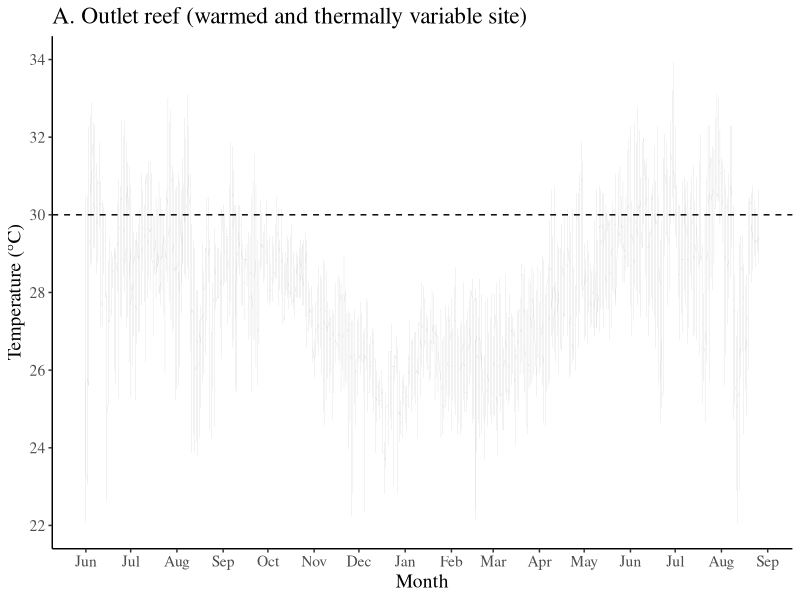
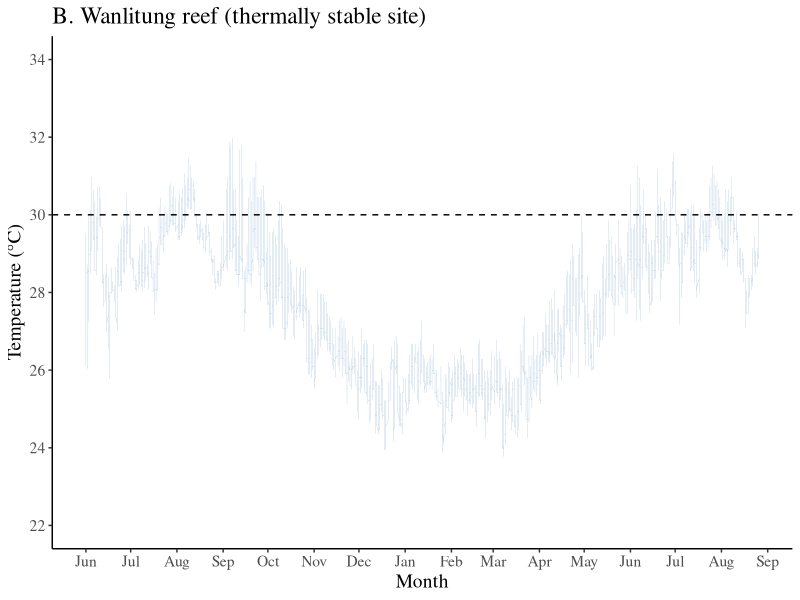
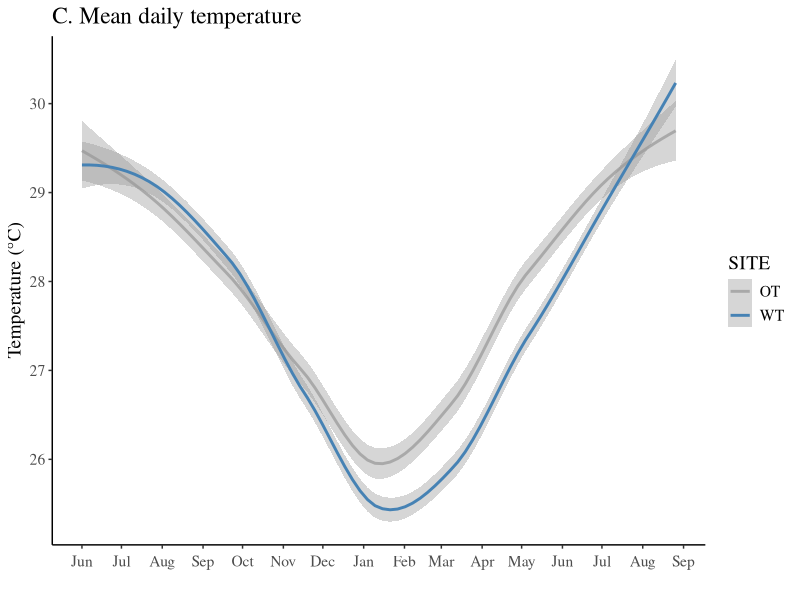
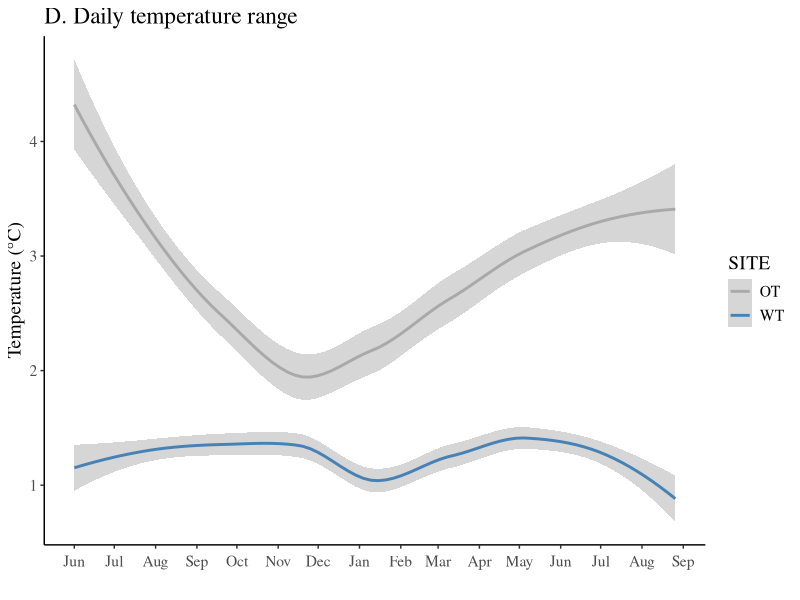
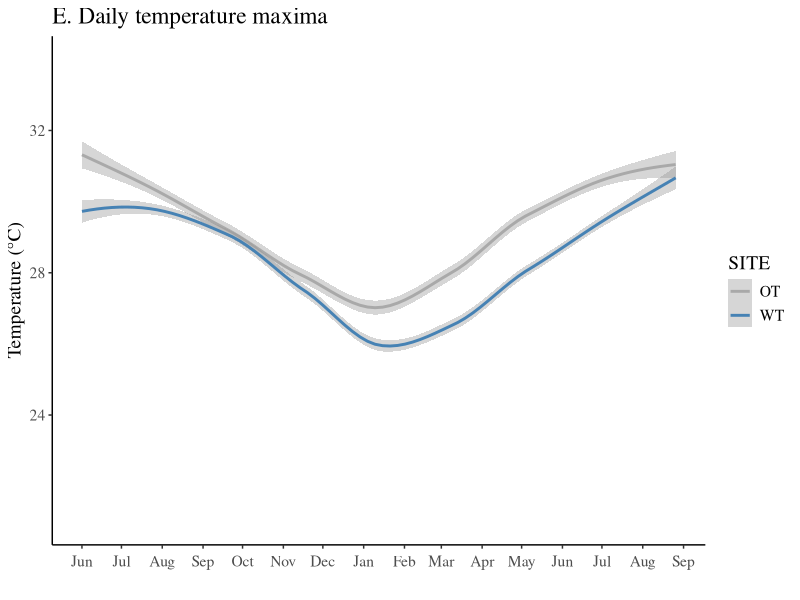
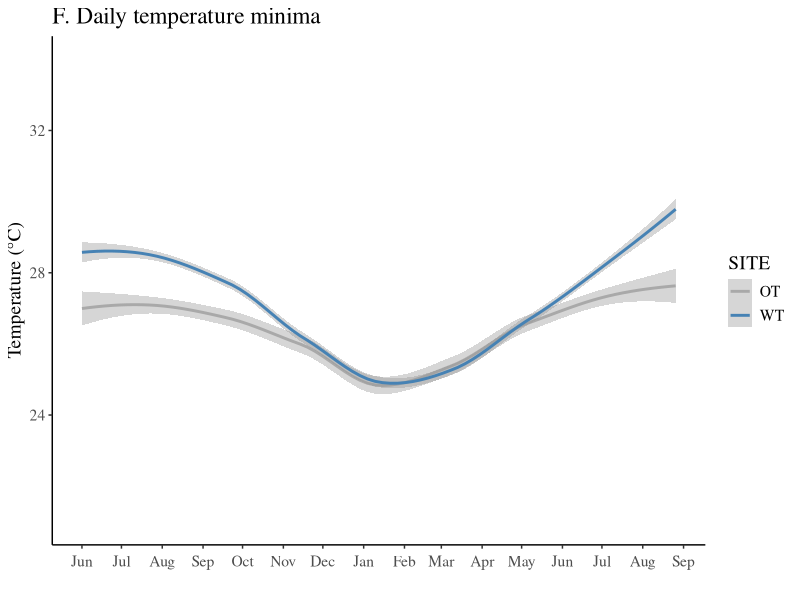
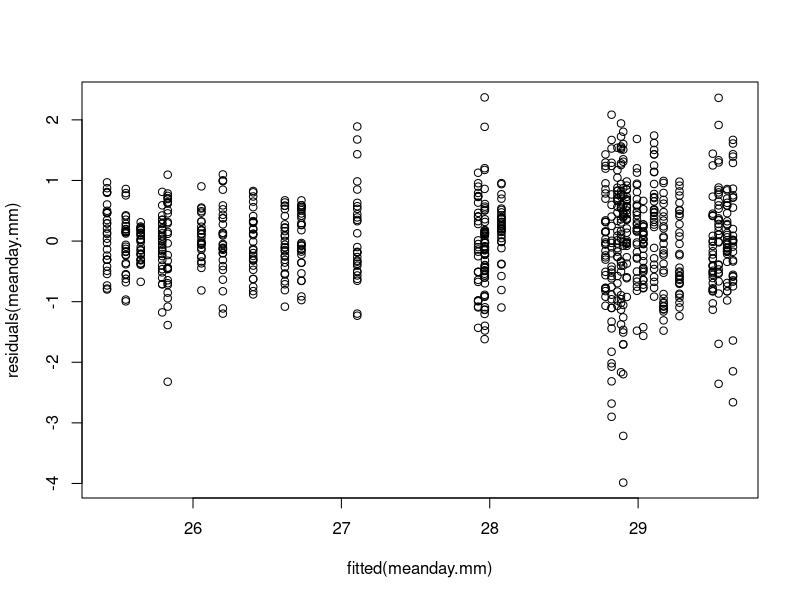
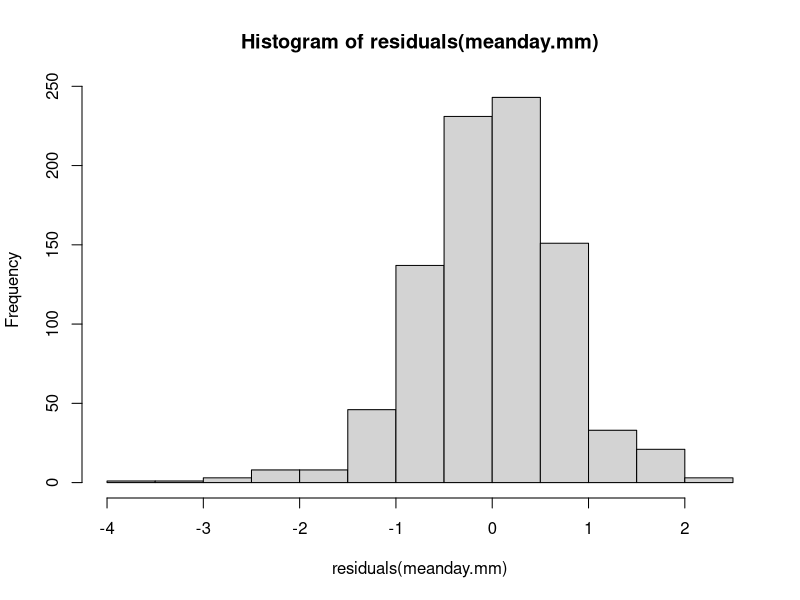

The R script that drew these images, in order:
#_________________________________________________________________________________________#
#Peer J manuscript submission

#"Baseline dynamics of Symbiodiniaceae genera and photochemical 
#efficiency in corals from reefs with different thermal histories"

#McRae et al. 
#submitted November 2022
#revised March 2023

#Contact information: 
#Dr. Crystal J. McRae 
#crystal.j.mcrae@gmail.com


#Species abbreviations:
#PA = Pocillopora acuta
#AN = Acropora nana
#PL = Porites lutea

#Site abbreviations:
#WT = Wanlitung reef
#OT = Outlet reef
#_________________________________________________________________________________________#


#clear workspace
rm(list = ls())


####___________####

####<TEMPERATURE>####

####1) Libraries####

library(tidyverse)
library(lubridate)
library(lme4)
library(lmerTest)
library(emmeans)
library(car)

####2) Data####

raw_temp <- read_csv("TEMP.csv")


#class check & organize the data

#Separate month, day, hour, and minute
TEMPDATA <-
  raw_temp %>%
  mutate(Date_Time = mdy_hm(raw_temp$DATETIME)) %>% 
  mutate(year= year(Date_Time), 
         month = month(Date_Time),
         day = day(Date_Time), 
         hour = hour(Date_Time), 
         minute = minute(Date_Time))

#Define seasons
DATA <-
  TEMPDATA%>%
  mutate(month_conversion = ifelse(year== 2018, -5, 7))%>%
  mutate(MONTHID = month + month_conversion)%>%
  mutate(
    season = case_when(
      MONTHID %in% 10:12 ~ "spring",
      MONTHID %in%  4:6  ~ "fall",
      MONTHID %in%  7:9  ~ "winter",
      MONTHID %in%  13:15  ~ "ssummer",
      TRUE ~ "summer"))


#create separate date column for plotting
DATA <- tidyr::separate(DATA, 'DATETIME',
                        into = c('date', 'time'),
                        sep= ' ')


DATA$date <- as.Date (DATA$date,"%m/%d/%Y")
DATA$SITE <- as.factor (DATA$SITE)
DATA$month <- as.integer (DATA$month)
DATA$MONTHID <- as.integer (DATA$MONTHID)
DATA$season <- as.factor (DATA$season)

str(DATA)
summary(DATA)
head(DATA)


#Monthly summaries

month_sum <-
  DATA%>%
  group_by(month, SITE, year)%>%
  summarise(TEMP_mean = mean(TEMP), TEMP_sd =sd(TEMP))

month_var <-
  DATA%>%
  group_by(month, SITE, year)%>%
  summarise(TEMP_max = max(TEMP), TEMP_min =min(TEMP))


#Daily summaries

day_sum <-
  DATA%>%
  group_by(date, SITE, month, year, season, MONTHID)%>%
  summarise(TEMP_mean = mean(TEMP), TEMP_sd =sd(TEMP), TEMP_max=max(TEMP), TEMP_min = min(TEMP))%>%
  mutate(day_range = TEMP_max - TEMP_min)

#Average of daily values
day_sum_short<-
  day_sum%>%
  group_by(month, year, SITE, season, MONTHID)%>%
  summarise(day_range = mean(day_range), meanday_max =mean (TEMP_max), meanday_min = mean(TEMP_min), meanday = mean(TEMP_mean), meanday_sd = mean(TEMP_sd))




####3) Plots####

#first make subsets for each site

OT_TEMP <-
  DATA%>%
  filter(SITE =="OT")

head(OT_TEMP)
tail(OT_TEMP)

WT_TEMP <-
  DATA%>%
  filter(SITE =="WT")

head(WT_TEMP)
tail(WT_TEMP)



####*Outlet_10min data####

OT_plot <- ggplot(data=OT_TEMP, 
                  aes(x=date, y=TEMP)) +
  geom_line(size=0.05, colour='darkgrey')+
  theme_classic()+
  theme(text=element_text(size=14,  family="serif"))+
  geom_hline(yintercept=30, linetype="dashed", 
             color = "black", size=0.5)+
  scale_x_date(date_labels="%b",date_breaks  ="1 month")+
  scale_y_continuous(limits=c(22, 34), breaks=c(22, 24, 26, 28, 30, 32, 34))+
  labs(title="A. Outlet reef (warmed and thermally variable site)", y="Temperature (°C)", x="Month")

OT_plot 


####*Wanlitung_10min data####

WT_plot <- ggplot(data=WT_TEMP, 
                  aes(x=date, y=TEMP)) +
  geom_line(size=0.05, colour='steelblue')+
  theme_classic()+
  theme(text=element_text(size=14,  family="serif"))+
  geom_hline(yintercept=30, linetype="dashed", 
             color = "black", size=0.5)+
  scale_x_date(date_labels="%b",date_breaks  ="1 month")+
  scale_y_continuous(limits=c(22, 34), breaks=c(22, 24, 26, 28, 30, 32, 34))+
  labs(title="B. Wanlitung reef (thermally stable site)", y="Temperature (°C)", x="Month")

WT_plot 


####*daily mean####
daymean_plot <- 
  ggplot(data=day_sum, aes(x=date, y=TEMP_mean, colour=SITE)) +
  geom_smooth()+
  theme_bw()+
  scale_color_manual(values=c("darkgrey", "steelblue")) + theme_classic()+
  theme(axis.text.x = element_text(angle=0, margin = margin(t=5, r=50)))+
  scale_x_date(date_labels="%b",date_breaks  ="1 month")+
  labs(title="C. Mean daily temperature", y="Temperature (°C)", x="")+
  theme(text=element_text(size=14,  family="serif"))

daymean_plot

#####*daily range####

daymean_range_plot <- 
  ggplot(data=day_sum, aes(x=date, y=day_range, colour=SITE)) +
  geom_smooth()+
  theme_bw()+
  scale_color_manual(values=c("darkgrey", "steelblue")) + theme_classic()+
  theme(axis.text.x = element_text(angle=0, margin = margin(t=5, r=50)))+
  scale_x_date(date_labels="%b",date_breaks  ="1 month")+
  labs(title="D. Daily temperature range", y="Temperature (°C)", x="")+
  theme(text=element_text(size=14,  family="serif"))

daymean_range_plot

#####*mean daily_max####
daymean_max_plot <- 
  ggplot(data=day_sum, aes(x=date, y=TEMP_max, colour=SITE)) +
  geom_smooth()+
  theme_bw()+
  scale_y_continuous(limits=c(21, 34), breaks=c(24, 28, 32))+
  scale_color_manual(values=c("darkgrey", "steelblue")) + theme_classic()+
  theme(axis.text.x = element_text(angle=0, margin = margin(t=5, r=50)))+
  scale_x_date(date_labels="%b",date_breaks  ="1 month")+
  labs(title="E. Daily temperature maxima", y="Temperature (°C)", x="")+
  theme(text=element_text(size=14,  family="serif"))

daymean_max_plot



####*mean daily_min####
daymean_min_plot <- 
  ggplot(data=day_sum, aes(x=date, y=TEMP_min, colour=SITE)) +
  geom_smooth()+
  theme_bw()+
  scale_y_continuous(limits=c(21, 34), breaks=c(24, 28, 32))+
  scale_color_manual(values=c("darkgrey", "steelblue")) + theme_classic()+
  theme(axis.text.x = element_text(angle=0, margin = margin(t=5, r=50)))+
  scale_x_date(date_labels="%b",date_breaks  ="1 month")+
  labs(title="F. Daily temperature minima", y="Temperature (°C)", x="")+
  theme(text=element_text(size=14,  family="serif"))

daymean_min_plot


####4) Analysis####

####*site: mean sd####

#OT
OT.meansd<-
  OT_TEMP%>%
  summarise(mean.ot = mean(TEMP), sd.ot = sd(TEMP))

OT.meansd

#WT
WT.meansd<-
  WT_TEMP%>%
  summarise(mean.wt = mean(TEMP), sd.wt = sd(TEMP))

WT.meansd


####*daily mean mixed model####

meanday.mm <- 
  lmer(TEMP_mean~SITE*season + (1|MONTHID), data=day_sum)

summary(meanday.mm)


#check assumptions
plot(fitted(meanday.mm),residuals(meanday.mm))
hist(residuals(meanday.mm ))
qqnorm(residuals(meanday.mm ))
vif(meanday.mm)


#ACF 
acf(residuals(meanday.mm))


#posthoc
emmeans(meanday.mm, pairwise~SITE*season)


####*daily mean linear model####
#just to take a look at ACF if month is not used as a random effect

my_lm <- 
  lm(TEMP_mean~SITE*season, data=day_sum)

summary(my_lm)


#check assumptions
plot(fitted(my_lm),residuals(my_lm))
hist(residuals(my_lm))
qqnorm(residuals(meanday.mm ))
vif(my_lm)

#ACF 
acf(residuals(my_lm))



####*daily range mixed model####

dayrange.mm <- 
  lmer(day_range~SITE*season + (1|MONTHID), data=day_sum)

summary(dayrange.mm)

#check assumptions
plot(fitted(dayrange.mm),residuals(dayrange.mm))
hist(residuals(dayrange.mm))
qqnorm(residuals(dayrange.mm))
vif(dayrange.mm)

#ACF 
acf(residuals(dayrange.mm))


#posthoc
emmeans(dayrange.mm, pairwise~SITE*season)


####*daily max mixed model####

daymax.mm <- 
  lmer(TEMP_max~SITE*season + (1|MONTHID), data=day_sum)

summary(daymax.mm)

#check assumptions
plot(fitted(daymax.mm),residuals(daymax.mm))
hist(residuals(daymax.mm))
qqnorm(residuals(daymax.mm))
vif(daymax.mm)

#ACF 
acf(residuals(daymax.mm))


#posthoc
emmeans(daymax.mm, pairwise~SITE*season)


####*daily min mixed model####

daymin <- 
  lmer(TEMP_min~SITE*season + (1|MONTHID), data=day_sum)

summary(daymin)


#check assumptions
plot(fitted(daymin),residuals(daymin))
hist(residuals(daymin))
qqnorm(residuals(daymin))
vif(daymin)

#ACF 
acf(residuals(daymin))


#posthoc
emmeans(daymin, pairwise~SITE*season)


####___________####

####<NUTRIENTS>#####

####1) Libraries####

library(tidyverse)
library(car)

####2) Data####

NUT_data <- read_csv("NUT.csv")

#class check
NUT_data$Date <- as.Date(NUT_data$Date)
NUT_data$Site <- as.factor(NUT_data$Site)

summary(NUT_data)
head(NUT_data)

#WT subset

NUT_WT <-
  NUT_data%>%
  filter(Site =='WT')


#OT subset

NUT_OT <-
  NUT_data%>%
  filter(Site =='OT')


####3) Plots####

boxplot(BOD5~Site, data=NUT_data)
boxplot(NO3N~Site, data=NUT_data)
boxplot(NO2N~Site, data=NUT_data)
boxplot(NH3N~Site, data=NUT_data)
boxplot(PO4P~Site, data=NUT_data)


####4) Analysis####

####*B0D5####

#test for normality
hist(NUT_OT$BOD5)
shapiro.test(NUT_OT$BOD5)


hist(NUT_WT$BOD5)
shapiro.test(NUT_WT$BOD5)


#test for equal variance
leveneTest(BOD5~Site, data=NUT_data)

#test for difference between sites
wilcox.test(BOD5~Site, data=NUT_data)



####*NO2####


#test for normality
hist(NUT_OT$NO2N)
shapiro.test(NUT_OT$NO2N)


hist(NUT_WT$NO2N)
shapiro.test(NUT_WT$NO2N)

#test for equal variance
leveneTest(NO2N~Site, data=NUT_data)

#test for difference between sites
wilcox.test(NO2N~Site, data=NUT_data)



####*NO3####


#test for normality
hist(NUT_OT$NO3N)
shapiro.test(NUT_OT$NO3N)


hist(NUT_WT$NO3N)
shapiro.test(NUT_WT$NO3N)

#test for equal variance
leveneTest(NO3N~Site, data=NUT_data)

#test for difference between sites
t.test(NO3N~Site, data=NUT_data, var.equal=TRUE)



####*NH3####


#test for normality
hist(NUT_OT$NH3N)
shapiro.test(NUT_OT$NH3N)


hist(NUT_WT$NH3N)
shapiro.test(NUT_WT$NH3N)

#test for equal variance
leveneTest(NH3N~Site, data=NUT_data)


#test for difference between sites
wilcox.test(NH3N~Site, data=NUT_data)


####*PO4####


#test for normality
hist(NUT_OT$PO4P)
shapiro.test(NUT_OT$PO4P)


hist(NUT_WT$PO4P)
shapiro.test(NUT_WT$PO4P)

#test for equal variance
leveneTest(PO4P~Site, data=NUT_data)

#test for difference between sites
wilcox.test(PO4P~Site, data=NUT_data)


#Mean and sd
NUT_summary <-
  NUT_data%>%
  group_by(Site)%>%
  summarise(BOD5.mean = mean(BOD5), BOD5.sd = sd(BOD5), 
            NO2N.mean = mean(NO2N), NO2N.sd = sd(NO2N), 
            NO3N.mean = mean(NO3N), NO3N.sd = sd(NO3N),
            NH3N.mean = mean(NH3N), NH3N.sd = sd(NH3N),
            PO4P.mean = mean(PO4P), PO4P.sd = sd(PO4P))

NUT_summary


####___________####

####<FV/FM>####

####1) Libraries####

library(tidyverse)
library(lme4)
library(lmerTest)
library(emmeans)
library(car)


####2) Data####

#All species and sites
FVFM_ALL <- read_csv("FVFM.ALL.csv")

#PA subset
FVFM_PA <-
  FVFM_ALL%>%
  filter(SPECIES =='PA')

#AN subset
FVFM_AN <-
  FVFM_ALL%>%
  filter(SPECIES =='AN')

#PL subset
FVFM_PL <-
  FVFM_ALL%>%
  filter(SPECIES =='PL')


#all class check

#FVFM_ALL
FVFM_ALL$COL.ID <- as.factor (FVFM_ALL$COL.ID)
FVFM_ALL$SEASON <- as.factor (FVFM_ALL$SEASON)
FVFM_ALL$SITE <- as.factor (FVFM_ALL$SITE) 
FVFM_ALL$SUBSET <- as.factor (FVFM_ALL$SUBSET)
FVFM_ALL$FVFM<- as.numeric (FVFM_ALL$FVFM)
FVFM_ALL$SPECIES <-as.factor(FVFM_ALL$SPECIES)

summary(FVFM_ALL)
str(FVFM_ALL)
head(FVFM_ALL)


#subset class checks

#FVFM_PA
FVFM_PA$COL.ID <- as.factor (FVFM_PA$COL.ID)
FVFM_PA$SEASON <- as.factor (FVFM_PA$SEASON)
FVFM_PA$SITE <- as.factor (FVFM_PA$SITE) 
FVFM_PA$SUBSET <- as.factor (FVFM_PA$SUBSET)
FVFM_PA$FVFM<- as.numeric (FVFM_PA$FVFM)
FVFM_PA$SPECIES <-as.factor(FVFM_PA$SPECIES)

summary(FVFM_PA)
str(FVFM_PA)
head(FVFM_PA)


#FVFM_AN
FVFM_AN$COL.ID <- as.factor (FVFM_AN$COL.ID)
FVFM_AN$SEASON <- as.factor (FVFM_AN$SEASON)
FVFM_AN$SITE <- as.factor (FVFM_AN$SITE) 
FVFM_AN$SUBSET <- as.factor (FVFM_AN$SUBSET)
FVFM_AN$FVFM<- as.numeric (FVFM_AN$FVFM)
FVFM_AN$SPECIES <-as.factor(FVFM_AN$SPECIES)

summary(FVFM_AN)
str(FVFM_AN)
head(FVFM_AN)


#FVFM_PL
FVFM_PL$COL.ID <- as.factor (FVFM_PL$COL.ID)
FVFM_PL$SEASON <- as.factor (FVFM_PL$SEASON)
FVFM_PL$SITE <- as.factor (FVFM_PL$SITE) 
FVFM_PL$SUBSET <- as.factor (FVFM_PL$SUBSET)
FVFM_PL$FVFM<- as.numeric (FVFM_PL$FVFM)
FVFM_PL$SPECIES <-as.factor(FVFM_PL$SPECIES)

summary(FVFM_PL)
str(FVFM_PL)
head(FVFM_PL)



####3) Plots####

PA_plot<-
  ggplot(data=FVFM_PA, aes(x=SEASON, y=FVFM, fill=SITE)) + 
  geom_boxplot(outlier.shape = NA) + 
  geom_point(aes(group = SITE, fill=SITE), 
             position = position_jitterdodge(jitter.width = 0.15, dodge.width = 0.75), 
             size=1.5) +
  scale_shape_manual(values = c(1, 16)) +
  scale_y_continuous(limits=c(0.4, 0.85), breaks=c(.4, .45,.5,.55, .6,.65, .7,.75, .8, .85))+
  scale_fill_manual(breaks = c("Outlet", "Wanlitung"), 
                    values=c("snow4", "steelblue")) + theme_classic()+
  labs(y = "Maximum quantum yeild (Fv/Fm)", x="Season", title="PA")+
  theme(text=element_text(size=14,  family="serif"))

PA_plot + theme(legend.position = "none")


AN_plot<-
  ggplot(data=FVFM_AN, aes(x=SEASON, y=FVFM, fill=SITE)) + 
  geom_boxplot(outlier.shape = NA) + 
  geom_point(aes(group = SITE, fill=SITE), 
             position = position_jitterdodge(jitter.width = 0.15, dodge.width = 0.75), 
             size=1.5) +
  scale_shape_manual(values = c(1, 16)) +
  scale_y_continuous(limits=c(0.4, 0.85), breaks=c(.4, .45,.5,.55, .6,.65, .7,.75, .8, .85))+
  scale_fill_manual(breaks = c("Outlet", "Wanlitung"), 
                    values=c("snow4", "steelblue")) + theme_classic()+
  labs(y = "Maximum quantum yeild (Fv/Fm)", x="Season", title="AN")+
  theme(text=element_text(size=14,  family="serif"))

AN_plot + theme(legend.position = "none")


PL_plot<-
  ggplot(data=FVFM_PL, aes(x=SEASON, y=FVFM, fill=SITE)) + 
  geom_boxplot(outlier.shape = NA) + 
  geom_point(aes(group = SITE, fill=SITE), 
             position = position_jitterdodge(jitter.width = 0.15, dodge.width = 0.75), 
             size=1.5) +
  scale_shape_manual(values = c(1, 16)) +
  scale_y_continuous(limits=c(0.4, 0.85), breaks=c(.4, .45,.5,.55, .6,.65, .7,.75, .8, .85))+
  scale_fill_manual(breaks = c("Outlet", "Wanlitung"), 
                    values=c("snow4", "steelblue")) + theme_classic()+
  labs(y = "Maximum quantum yeild (Fv/Fm)", x="Season", title="PL")+
  theme(text=element_text(size=14,  family="serif"))

PL_plot + theme(legend.position = "none")




####4) Analysis####


#mixed model
ALL.FVFMint <- lmer(FVFM ~ SITE * SEASON * SPECIES + (1|COL.ID), data=FVFM_ALL)
summary(ALL.FVFMint)

#check assumptions
plot(fitted(ALL.FVFMint),residuals(ALL.FVFMint))
hist(residuals(ALL.FVFMint))
qqnorm(residuals(ALL.FVFMint))
vif(ALL.FVFMint)


#post hoc

#comparing site differences for each species across seasons
FVFM_posthoc1 <- emmeans(ALL.FVFMint, pairwise~SITE | SPECIES | SEASON)
FVFM_posthoc1

#comparing species differences for each site across seasons
FVFM_posthoc2 <- emmeans(ALL.FVFMint, pairwise~SPECIES | SEASON | SITE)
FVFM_posthoc2

#comparing seasonal differences for each site across seasons
FVFM_posthoc3 <- emmeans(ALL.FVFMint, pairwise~ SEASON | SPECIES | SITE)
FVFM_posthoc3



####___________####

####<SYM_qPCR>####


####1) Libraries####

library(tidyverse)

####2) Data####

#OT PA
OT_PA_long <- read_csv("OT_PA_long.csv")

summary(OT_PA_long)

OT_PA_long$season <- as.factor(OT_PA_long$season)
OT_PA_long$genus <- as.factor(OT_PA_long$genus)
OT_PA_long$colony_id <- as.factor(OT_PA_long$colony_id)
OT_PA_long$line_group <- as.factor(OT_PA_long$line_group)

summary(OT_PA_long)
head(OT_PA_long)

#WT PA
WT_PA_long <- read_csv("WT_PA_long.csv")

summary(WT_PA_long)

WT_PA_long$season <- as.factor(WT_PA_long$season)
WT_PA_long$genus <- as.factor(WT_PA_long$genus)
WT_PA_long$colony_id <- as.factor(WT_PA_long$colony_id)
WT_PA_long$line_group <- as.factor(WT_PA_long$line_group)

summary(WT_PA_long)
head(WT_PA_long)


#OT AN
OT_AN_long <- read_csv("OT_AN_long.csv")

summary(OT_AN_long)

OT_AN_long$season <- as.factor(OT_AN_long$season)
OT_AN_long$genus <- as.factor(OT_AN_long$genus)
OT_AN_long$colony_id <- as.factor(OT_AN_long$colony_id)
OT_AN_long$line_group <- as.factor(OT_AN_long$line_group)

summary(OT_AN_long)
head(OT_AN_long)


#WT AN
WT_AN_long <- read_csv("WT_AN_long.csv")

summary(WT_AN_long)

WT_AN_long$season <- as.factor(WT_AN_long$season)
WT_AN_long$genus <- as.factor(WT_AN_long$genus)
WT_AN_long$colony_id <- as.factor(WT_AN_long$colony_id)
WT_AN_long$line_group <- as.factor(WT_AN_long$line_group)

summary(WT_AN_long)
head(WT_AN_long)


#OT PL
OT_PL_long <- read_csv("OT_PL_long.csv")

summary(OT_PL_long)

OT_PL_long$season <- as.factor(OT_PL_long$season)
OT_PL_long$genus <- as.factor(OT_PL_long$genus)
OT_PL_long$colony_id <- as.factor(OT_PL_long$colony_id)
OT_PL_long$line_group <- as.factor(OT_PL_long$line_group)

summary(OT_PL_long)
head(OT_PL_long)


#WT PL
WT_PL_long <- read_csv("WT_PL_long.csv")

summary(WT_PL_long)

WT_PL_long$season <- as.factor(WT_PL_long$season)
WT_PL_long$genus <- as.factor(WT_PL_long$genus)
WT_PL_long$colony_id <- as.factor(WT_PL_long$colony_id)
WT_PL_long$line_group <- as.factor(WT_PL_long$line_group)

summary(WT_PL_long)
head(WT_PL_long)


####3) Plots####

#OT PA

#set orders
OT_PA_long$season <- factor(OT_PA_long$season , levels=c("Summer", "Fall", "Winter", "Spring"))
OT_PA_long$colony_id <- factor(OT_PA_long$colony_id, levels=c("OT_PA1", "OT_PA2", "OT_PA5", "OT_PA9", "OT_PA10"))

OT_PA.plot <-
  ggplot(data=OT_PA_long, aes(x=cycle, y=value, group=line_group, colour=genus)) +
  geom_line(linewidth = 0.6)+
  geom_point(aes(shape=colony_id, color=genus), size = 1.5)+
  scale_shape_manual(values=c(15, 16, 17, 18, 3))+
  scale_x_continuous(limits=c(0, 35), breaks=c(0, 5, 10, 15, 20, 25, 30, 35))+
  scale_y_continuous(limits=c(-12000, 820000), breaks=c(0, 200000, 400000, 600000, 800000), labels=function(x) format(x, big.mark = ",", scientific = FALSE))+
  scale_color_manual(values=c("orange2", "black")) + theme_bw()+
  labs(title="A.", y="Delta Rn", x="cycle")+
  theme(text=element_text(size=16,  family="serif"))

OT_PA.plot + facet_wrap(~season) 
OT_PA.plot + facet_wrap(~season) + theme(legend.position = "none")



#WT PA

#set orders
WT_PA_long$season <- factor(WT_PA_long$season , levels=c("Summer", "Fall", "Winter", "Spring"))
WT_PA_long$colony_id <- factor(WT_PA_long$colony_id, levels=c("WT_PA3", "WT_PA7"))

WT_PA.plot <-
  ggplot(data=WT_PA_long, aes(x=cycle, y=value, group=line_group, colour=genus)) +
  geom_line(size = 0.6)+
  geom_point(aes(shape=colony_id, color=genus), size = 1.5)+
  scale_shape_manual(values=c(15, 16))+
  scale_x_continuous(limits=c(0, 35), breaks=c(0, 5, 10, 15, 20, 25, 30, 35))+
  scale_y_continuous(limits=c(-12000, 820000), breaks=c(0, 200000, 400000, 600000, 800000), labels=function(x) format(x, big.mark = ",", scientific = FALSE))+
  scale_color_manual(values=c("orange2", "black")) + theme_bw()+
  labs(title="B.", y="Delta Rn", x="cycle")+
  theme(text=element_text(size=16,  family="serif"))

WT_PA.plot + facet_wrap(~season) 
WT_PA.plot + facet_wrap(~season) + theme(legend.position = "none")


#OT AN

#set orders
OT_AN_long$season <- factor(OT_AN_long$season , levels=c("Summer", "Fall", "Winter", "Spring"))
OT_AN_long$colony_id <- factor(OT_AN_long$colony_id, levels=c("OT_AN5", "OT_AN8", "OT_AN9", "OT_AN10", "OT_AN12", "OT_AN13"))

OT_AN.plot <-
  ggplot(data=OT_AN_long, aes(x=cycle, y=value, group=line_group, colour=genus)) +
  geom_line(size = 0.6)+
  geom_point(aes(shape=colony_id, color=genus), size = 1.5)+
  scale_shape_manual(values=c(15, 16, 17, 18, 3, 1))+
  scale_x_continuous(limits=c(0, 35), breaks=c(0, 5, 10, 15, 20, 25, 30, 35))+
  scale_y_continuous(limits=c(-12000, 820000), breaks=c(0, 200000, 400000, 600000, 800000), labels=function(x) format(x, big.mark = ",", scientific = FALSE))+
  scale_color_manual(values=c("orange2", "black")) + theme_bw()+
  labs(title="A.", y="Delta Rn", x="cycle")+
  theme(text=element_text(size=16,  family="serif"))

OT_AN.plot + facet_wrap(~season) 
OT_AN.plot + facet_wrap(~season) + theme(legend.position = "none")



#WT AN

#set orders
WT_AN_long$season <- factor(WT_AN_long$season , levels=c("Summer", "Fall", "Winter", "Spring"))
WT_AN_long$colony_id <- factor(WT_AN_long$colony_id, levels=c("WT_AN1", "WT_AN3", "WT_AN5", "WT_AN6", "WT_AN7", "WT_AN8"))

WT_AN.plot <-
  ggplot(data=WT_AN_long, aes(x=cycle, y=value, group=line_group, colour=genus)) +
  geom_line(size = 0.6)+
  geom_point(aes(shape=colony_id, color=genus), size = 1.5)+
  scale_shape_manual(values=c(15, 16, 17, 18, 3, 1))+
  scale_x_continuous(limits=c(0, 35), breaks=c(0, 5, 10, 15, 20, 25, 30, 35))+
  scale_y_continuous(limits=c(-12000, 820000), breaks=c(0, 200000, 400000, 600000, 800000), labels=function(x) format(x, big.mark = ",", scientific = FALSE))+
  scale_color_manual(values=c("orange2", "black")) + theme_bw()+
  labs(title="B.", y="Delta Rn", x="cycle")+
  theme(text=element_text(size=16,  family="serif"))

WT_AN.plot + facet_wrap(~season) 
WT_AN.plot + facet_wrap(~season) + theme(legend.position = "none")


#OT PL

#set orders
OT_PL_long$season <- factor(OT_PL_long$season , levels=c("Summer", "Fall", "Winter", "Spring"))
OT_PL_long$colony_id <- factor(OT_PL_long$colony_id, levels=c("OT_PL1", "OT_PL4", "OT_PL5", "OT_PL6", "OT_PL8"))

OT_PL.plot <-
  ggplot(data=OT_PL_long, aes(x=cycle, y=value, group=line_group, colour=genus)) +
  geom_line(size = 0.6)+
  geom_point(aes(shape=colony_id, color=genus), size = 1.5)+
  scale_shape_manual(values=c(15, 16, 17, 18, 3))+
  scale_x_continuous(limits=c(0, 35), breaks=c(0, 5, 10, 15, 20, 25, 30, 35))+
  scale_y_continuous(limits=c(-10000, 800000), breaks=c(0, 200000, 400000, 600000, 800000), labels=function(x) format(x, big.mark = ",", scientific = FALSE))+
  scale_color_manual(values=c("orange2", "black")) + theme_bw()+
  labs(title="A.", y="Delta Rn", x="cycle")+
  theme(text=element_text(size=16,  family="serif"))

OT_PL.plot + facet_wrap(~season) 
OT_PL.plot + facet_wrap(~season) + theme(legend.position = "none")


#WT PL

#set orders
WT_PL_long$season <- factor(WT_PL_long$season , levels=c("Summer", "Fall", "Winter", "Spring"))
WT_PL_long$colony_id <- factor(WT_PL_long$colony_id, levels=c("WT_PL1", "WT_PL2", "WT_PL3", "WT_PL4", "WT_PL6", "WT_PL10"))

WT_PL.plot <-
  ggplot(data=WT_PL_long, aes(x=cycle, y=value, group=line_group, colour=genus)) +
  geom_line(size = 0.6)+
  geom_point(aes(shape=colony_id, color=genus), size = 1.5)+
  scale_shape_manual(values=c(15, 16, 17, 18, 3, 1))+
  scale_x_continuous(limits=c(0, 35), breaks=c(0, 5, 10, 15, 20, 25, 30, 35))+
  scale_y_continuous(limits=c(-12000, 820000), breaks=c(0, 200000, 400000, 600000, 800000), labels=function(x) format(x, big.mark = ",", scientific = FALSE))+
  scale_color_manual(values=c("orange2", "black")) + theme_bw()+
  labs(title="B.", y="Delta Rn", x="cycle")+
  theme(text=element_text(size=16,  family="serif"))

WT_PL.plot + facet_wrap(~season) 
WT_PL.plot + facet_wrap(~season) + theme(legend.position = "none")


####_____END______####
